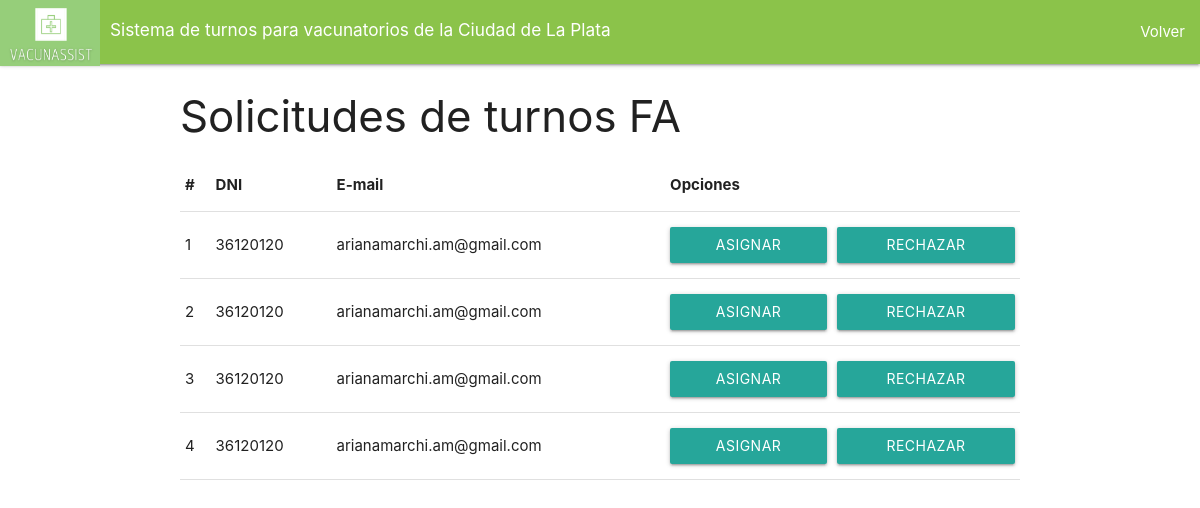
Screenshot of /evaluarTurno/ with the database file from the repository.
### main/models.py (models this page shows, shortened)
class SolicitudTurnoFA(models.Model):
    dni=models.IntegerField()
    numId=models.IntegerField()
    email= models.EmailField(max_length=254)
    edad=models.IntegerField()

### main/views.py (the view)
# urls.py: path('evaluarTurno/', views.evaluarTurno , name="evaluarTurno"),
def evaluarTurno(request):
    ListSolicitud= SolicitudTurnoFA.objects.all()
    if (ListSolicitud.exists()):
        print('')
    else:
        messages.error(request, " no hay solicitudes de turno en el listado")
    return render(request,"main/evaluarTurnos.html",{"turnos":ListSolicitud})

### main/templates/main/evaluarTurnos.html (shortened to what this page needs)
<!DOCTYPE html>
{% load static %}
<html lang="en" dir="ltr">
</html>
  <head>
        <link rel="stylesheet" href="https://cdnjs.cloudflare.com/ajax/libs/materialize/1.0.0/css/materialize.min.css">
        <link type='text/css' href="{% static 'css/estilo.css' %}" rel="stylesheet" />
    <nav>
        <div class="nav-wrapper  light-green">
          <a href="/" class="brand-logo">
            <img src="{% static 'imagenes/Logo_VacunAssist_recortado.png' %}" class="img-fluid" width="100" height="66">
          <div class="right"  style="margin: 9px 0px 0px 10px">
            <h6>Sistema de turnos para vacunatorios de la Ciudad de La Plata</h6>
            </div>
          </a>
          <ul id="nav-mobile" class="right hide-on-med">
            <li><a href="/inicio_admin/">Volver</a></li>
          </ul>
        </div>
      </nav>
<body>
            <div class="container py4">
                <div class="row">
                     <div class="col-md-4">
                       <h3>Solicitudes de turnos FA</h3>
                       <div class="table-responsive py-2">
                         <table class="table table-striped">
                           <thead>
                             <tr>
                              <th>#</th>
                               <th>DNI</th>
                               <th>E-mail </th>
                               <th colspan="2">Opciones</th>
                             </tr>
                           </thead>
                           <tbody>
                             {% for c in turnos %}
                             <tr>
                               <td>{{forloop.counter}}</td>
                               <td>{{c.dni}} </td>
                               <td> {{c.email}}</td>
                               <td><a href="/empezarAsignacionTurno/{{c.dni}}" class="btn btn-block btn-info">Asignar</a></td>
                               <td><a href="/eliminarSolicitud/{{c.dni}}" class="btn btn-block btn-danger">Rechazar</a></td>
                             </tr>
                             {% endfor%}
                         </table>
                       </div>
                     </div>
                </div>
             </div>
  </body>
</html>

### rows the page displays
SolicitudTurnoFA: dni "36120120", email "arianamarchi.am@gmail.com"
SolicitudTurnoFA: dni "36120120", email "arianamarchi.am@gmail.com"
SolicitudTurnoFA: dni "36120120", email "arianamarchi.am@gmail.com"
SolicitudTurnoFA: dni "36120120", email "arianamarchi.am@gmail.com"
